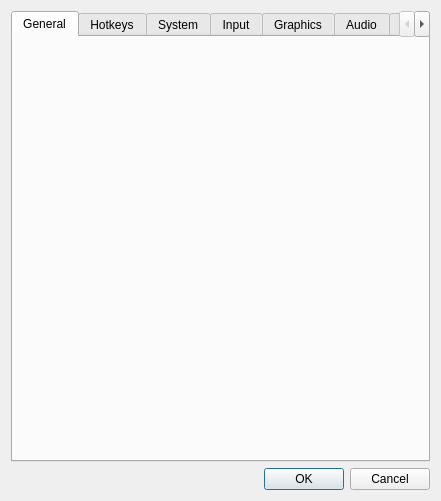
<?xml version="1.0" encoding="UTF-8"?>
<ui version="4.0">
 <class>ConfigureDialog</class>
 <widget class="QDialog" name="ConfigureDialog">
  <property name="geometry">
   <rect>
    <x>0</x>
    <y>0</y>
    <width>441</width>
    <height>501</height>
   </rect>
  </property>
  <property name="windowTitle">
   <string>Citra Configuration</string>
  </property>
  <layout class="QVBoxLayout" name="verticalLayout">
   <item>
    <widget class="QTabWidget" name="tabWidget">
     <property name="currentIndex">
      <number>0</number>
     </property>
     <widget class="ConfigureGeneral" name="generalTab">
      <attribute name="title">
       <string>General</string>
      </attribute>
     </widget>
     <widget class="ConfigureHotkeys" name="hotkeysTab">
      <attribute name="title">
       <string>Hotkeys</string>
      </attribute>
     </widget>
     <widget class="ConfigureSystem" name="systemTab">
      <attribute name="title">
       <string>System</string>
      </attribute>
     </widget>
     <widget class="ConfigureInput" name="inputTab">
      <attribute name="title">
       <string>Input</string>
      </attribute>
     </widget>
      <widget class="ConfigureGraphics" name="graphicsTab">
        <attribute name="title">
          <string>Graphics</string>
        </attribute>
      </widget>
     <widget class="ConfigureAudio" name="audioTab">
       <attribute name="title">
         <string>Audio</string>
       </attribute>
     </widget>
     <widget class="ConfigureDebug" name="debugTab">
      <attribute name="title">
       <string>Debug</string>
      </attribute>
     </widget>
    </widget>
   </item>
   <item>
    <widget class="QDialogButtonBox" name="buttonBox">
     <property name="standardButtons">
      <set>QDialogButtonBox::Cancel|QDialogButtonBox::Ok</set>
     </property>
    </widget>
   </item>
  </layout>
 </widget>
 <customwidgets>
  <customwidget>
   <class>ConfigureGeneral</class>
   <extends>QWidget</extends>
   <header>configuration/configure_general.h</header>
   <container>1</container>
  </customwidget>
  <customwidget>
   <class>ConfigureHotkeys</class>
   <extends>QWidget</extends>
   <header>configuration/configure_hotkeys.h</header>
   <container>1</container>
  </customwidget>
  <customwidget>
   <class>ConfigureSystem</class>
   <extends>QWidget</extends>
   <header>configuration/configure_system.h</header>
   <container>1</container>
  </customwidget>
  <customwidget>
   <class>ConfigureAudio</class>
   <extends>QWidget</extends>
   <header>configuration/configure_audio.h</header>
   <container>1</container>
  </customwidget>
  <customwidget>
   <class>ConfigureDebug</class>
   <extends>QWidget</extends>
   <header>configuration/configure_debug.h</header>
   <container>1</container>
  </customwidget>
  <customwidget>
   <class>ConfigureInput</class>
   <extends>QWidget</extends>
   <header>configuration/configure_input.h</header>
   <container>1</container>
  </customwidget>
  <customwidget>
   <class>ConfigureGraphics</class>
   <extends>QWidget</extends>
   <header>configuration/configure_graphics.h</header>
   <container>1</container>
  </customwidget>
 </customwidgets>
 <resources/>
 <connections>
  <connection>
   <sender>buttonBox</sender>
   <signal>accepted()</signal>
   <receiver>ConfigureDialog</receiver>
   <slot>accept()</slot>
   <hints>
    <hint type="sourcelabel">
     <x>220</x>
     <y>380</y>
    </hint>
    <hint type="destinationlabel">
     <x>220</x>
     <y>200</y>
    </hint>
   </hints>
  </connection>
  <connection>
   <sender>buttonBox</sender>
   <signal>rejected()</signal>
   <receiver>ConfigureDialog</receiver>
   <slot>reject()</slot>
   <hints>
    <hint type="sourcelabel">
     <x>220</x>
     <y>380</y>
    </hint>
    <hint type="destinationlabel">
     <x>220</x>
     <y>200</y>
    </hint>
   </hints>
  </connection>
 </connections>
</ui>
